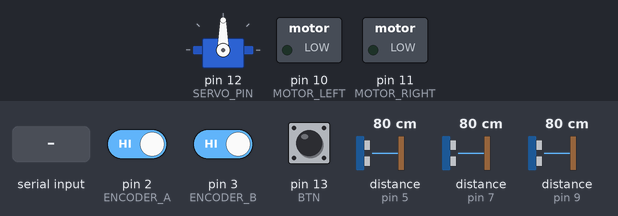
Bench run of a sketch on a simulated Arduino Uno, built with avr-gcc and run on an emulated ATmega328P. On the bench: servo, switched loads named in the sketch (green lamp = pin HIGH). Wiring (inferred from the names in the program): 3 × ultrasonic range finder: trigger pin 4, echo pin 5 / trigger pin 6, echo pin 7 / trigger pin 8, echo pin 9. The inputs (shaded band) are chosen by the test bench; at power-on: pin 2 (ENCODER_A) HIGH, pin 3 (ENCODER_B) HIGH, pin 13 (BTN) HIGH, distance to the obstacle (sensors on pin 5, pin 7, pin 9) 80 cm. The echo pulse lasts 58.3 µs per cm; pins used as bus, display or sensor lines are not drawn; what the sketch prints to the serial monitor is not drawn.

Above: at 1.2 s.
1.3 s: "M90\n" received over Serial
At 2.5 s:
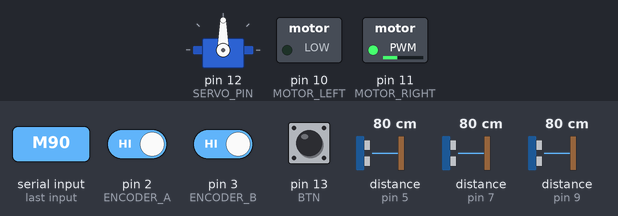
2.8 s: "M,45\n" received over Serial
At 4.0 s:
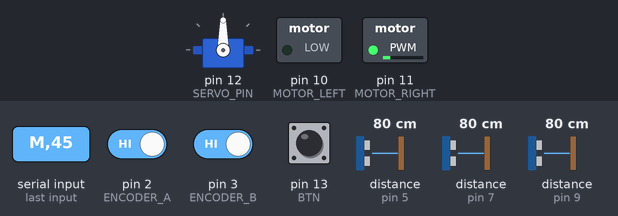
4.3 s: "S,45\n" received over Serial
At 5.1 s:
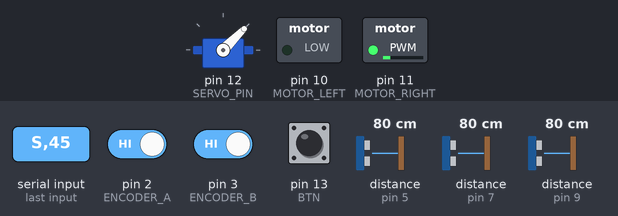
5.8 s: "M" received over Serial
At 8.0 s:
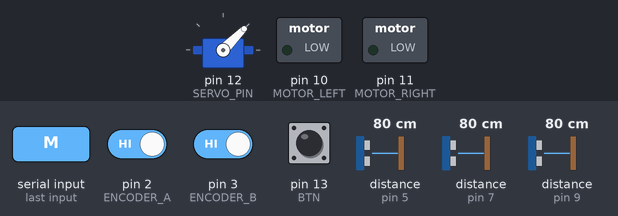
8.3 s: "S" received over Serial
At 9.8 s:
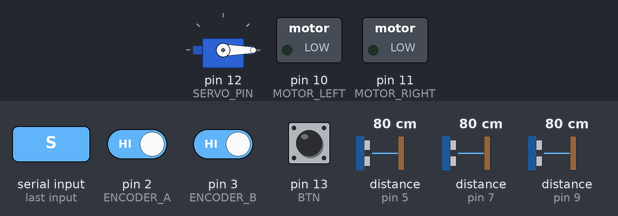
Timing chart, 0 to 11.3 s (numbered marks = the images above; inputs shaded):
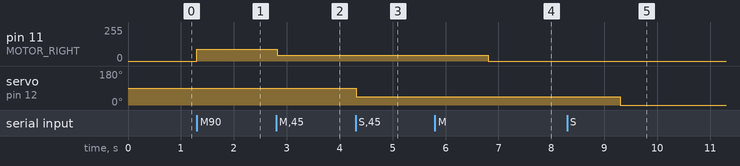

Measured:
- after the input at 1.3 s, pin 11 (MOTOR_RIGHT): 0/255 → 90/255 at once
- after the input at 2.8 s, pin 11 (MOTOR_RIGHT): 90/255 → 45/255 at once
- after the input at 4.3 s, servo on pin 12 (SERVO_PIN): 90° → 45° at once
- after the input at 5.8 s, pin 11 (MOTOR_RIGHT): 45/255 → 0/255 after 1.0 s
- after the input at 8.3 s, servo on pin 12 (SERVO_PIN): 45° → 0° after 1.0 s

The sketch:

arduino_firmware.ino
```cpp
#include <Arduino.h>
#include <Servo.h>  // Include Servo library

// Encoder pins
#define ENCODER_A 2
#define ENCODER_B 3

#define US1_TRIG 4
#define US1_ECHO 5

#define US2_TRIG 6
#define US2_ECHO 7

#define US3_TRIG 8
#define US3_ECHO 9

#define MOTOR_LEFT 10
#define MOTOR_RIGHT 11
#define SERVO_PIN 12  // Servo pin

#define BTN 13

// Motor direction constants
#define FORWARD 1
#define BACKWARD -1
#define STOP 0

Servo myServo;  // Create servo object

long d1, d2, d3;
int D1, D2, D3;

// Odometry variables
volatile long encoderCount = 0;
long lastEncoderCount = 0;
double duration = 0.0;
int btn_state = 0;

unsigned long lastTime = 0;
const int sampleTime = 100;      // Odometry update interval (ms)

// Lookup table for quadrature decoding
const int8_t lookup_table[] = {0, -1, 1, 0, 1, 0, 0, -1, -1, 0, 0, 1, 0, 1, -1, 0};

void setup() {
  Serial.begin(115200);

  // Set encoder pins as inputs
  pinMode(ENCODER_A, INPUT_PULLUP);
  pinMode(ENCODER_B, INPUT_PULLUP);

  pinMode(US1_TRIG, OUTPUT);
  pinMode(US1_ECHO, INPUT);

  pinMode(US2_TRIG, OUTPUT);
  pinMode(US2_ECHO, INPUT);

  pinMode(US3_TRIG, OUTPUT);
  pinMode(US3_ECHO, INPUT);

  // Motor control pins
  pinMode(MOTOR_LEFT, OUTPUT);
  pinMode(MOTOR_RIGHT, OUTPUT);

  // Button pin
  pinMode(BTN, INPUT_PULLUP);

  // Attach servo
  myServo.attach(SERVO_PIN);
  myServo.write(90);  // Center position

  // Attach interrupts for encoder pulses
  attachInterrupt(digitalPinToInterrupt(ENCODER_A), updateEncoder, CHANGE);
  attachInterrupt(digitalPinToInterrupt(ENCODER_B), updateEncoder, CHANGE);

  lastTime = millis();
}

void loop() {
  unsigned long currentTime = millis();
  unsigned long elapsedTime = currentTime - lastTime;

  printOdometryData(currentTime);
  updateBtn();

  // Read ultrasonic sensors
  D1 = getUSReading(US1_TRIG, US1_ECHO);
  D2 = getUSReading(US2_TRIG, US2_ECHO);
  D3 = getUSReading(US3_TRIG, US3_ECHO);

  Serial.print(D1);
  Serial.print(",");
  Serial.print(D2);
  Serial.print(",");
  Serial.print(D3);
  Serial.print(",");
  Serial.println(btn_state);

  // Process serial commands
  processSerialCommands();

  if (elapsedTime >= sampleTime) {
    lastEncoderCount = encoderCount;
    lastTime = currentTime;
  }
}

void processSerialCommands() {
  if (Serial.available() > 0) {
    char command = Serial.read();

    // Motor command: M<pwm_value> (e.g., M150 or M-100)
    if (command == 'M') {
      int pwm = Serial.parseInt();
      controlMotor(pwm);
    }
    // Servo command: S<angle> (e.g., S90)
    else if (command == 'S') {
      int angle = Serial.parseInt();
      angle = constrain(angle, 0, 180);  // Limit to servo range
      myServo.write(angle);
    }

    // Clear any remaining characters in buffer
    while (Serial.available() > 0) {
      Serial.read();
    }
  }
}

// Print all odometry data
void printOdometryData(unsigned long time) {
  Serial.print(encoderCount);
  Serial.print(",");
}

// Interrupt service routine for encoder
void updateEncoder() {
  static uint8_t enc_val = 0;
  // Shift previous state and add new state
  enc_val = (enc_val << 2) | (digitalRead(ENCODER_B) << 1) | digitalRead(ENCODER_A);

  // Update encoder count using the lookup table
  encoderCount += lookup_table[enc_val & 0b1111];
}

int getUSReading(int trig, int echo) {
  // Clears the trigPin
  digitalWrite(trig, LOW);
  delayMicroseconds(2);
  // Sets the trigPin on HIGH state for 10 micro seconds
  digitalWrite(trig, HIGH);
  delayMicroseconds(10);
  digitalWrite(trig, LOW);
  // Reads the echoPin, returns the sound wave travel time in microseconds
  duration = pulseIn(echo, HIGH);
  // Calculating the distance
  return duration * 0.034 / 2;
}

void updateBtn() {
  btn_state = digitalRead(BTN);
}

void controlMotor(int pwm_value) {
  // Constrain PWM value to valid range (-255 to 255)
  pwm_value = constrain(pwm_value, -255, 255);

  if (pwm_value > 0) {    // Forward
    analogWrite(MOTOR_LEFT, 0);
    analogWrite(MOTOR_RIGHT, pwm_value);
  }
  else if (pwm_value < 0) {  // Backward
    analogWrite(MOTOR_LEFT, abs(pwm_value));
    analogWrite(MOTOR_RIGHT, 0);
  }
  else {  // Stop
    analogWrite(MOTOR_LEFT, 0);
    analogWrite(MOTOR_RIGHT, 0);
  }
}
```
